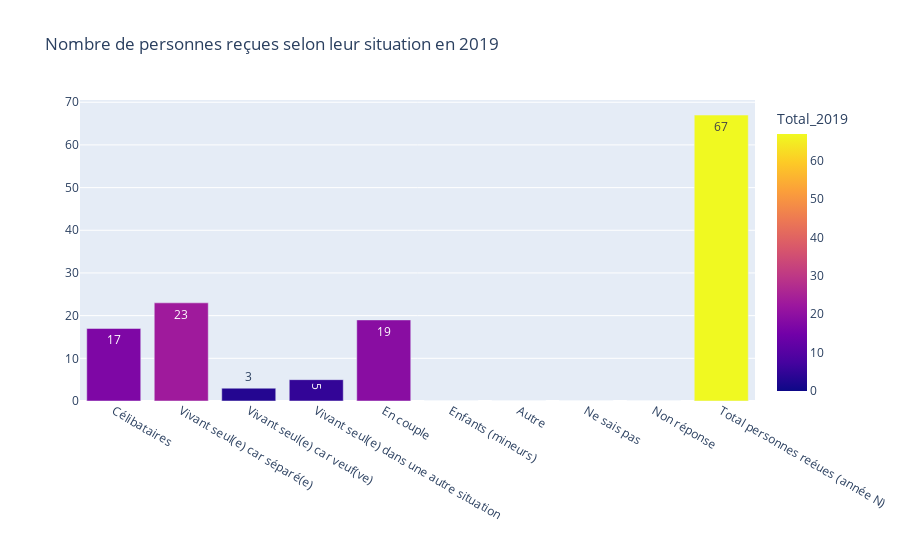

Notebook cell for this chart:
### Code cell
'Nombre de personnes reçues selon leur situation en 2019'

### Figure 1 — Plotly figure (JSON) as saved in the notebook; plotly's stock layout.template omitted (floating-point values rounded to 4 significant figures)
{"data": [{"alignmentgroup": "True", "hovertemplate": "Situation_actuelle=%{x}<br>Total_2019=%{marker.color}<extra></extra>", "legendgroup": "", "marker": {"color": [17, 23, 3, 5, 19, 0, 0, 0, 0, 67], "coloraxis": "coloraxis"}, "name": "", "offsetgroup": "", "orientation": "v", "showlegend": false, "text": [17, 23, 3, 5, 19, 0, 0, 0, 0, 67], "textposition": "auto", "type": "bar", "x": ["Célibataires", "Vivant seul(e) car séparé(e)", "Vivant seul(e) car veuf(ve)", "Vivant seul(e) dans une autre situation", "En couple", "Enfants (mineurs)", "Autre", "Ne sais pas", "Non réponse", "Total personnes reéues (année N)"], "xaxis": "x", "y": [17, 23, 3, 5, 19, 0, 0, 0, 0, 67], "yaxis": "y"}], "layout": {"barmode": "stack", "coloraxis": {"colorbar": {"title": {"text": "Total_2019"}}, "colorscale": [[0, "#0d0887"], [0.1111, "#46039f"], [0.2222, "#7201a8"], [0.3333, "#9c179e"], [0.4444, "#bd3786"], [0.5556, "#d8576b"], [0.6667, "#ed7953"], [0.7778, "#fb9f3a"], [0.8889, "#fdca26"], [1, "#f0f921"]]}, "legend": {"tracegroupgap": 0}, "title": {"text": "Nombre de personnes reçues selon leur situation en 2019"}, "xaxis": {"anchor": "y", "domain": [0, 1], "title": {"text": ""}}, "yaxis": {"anchor": "x", "domain": [0, 1], "title": {"text": ""}}}}
